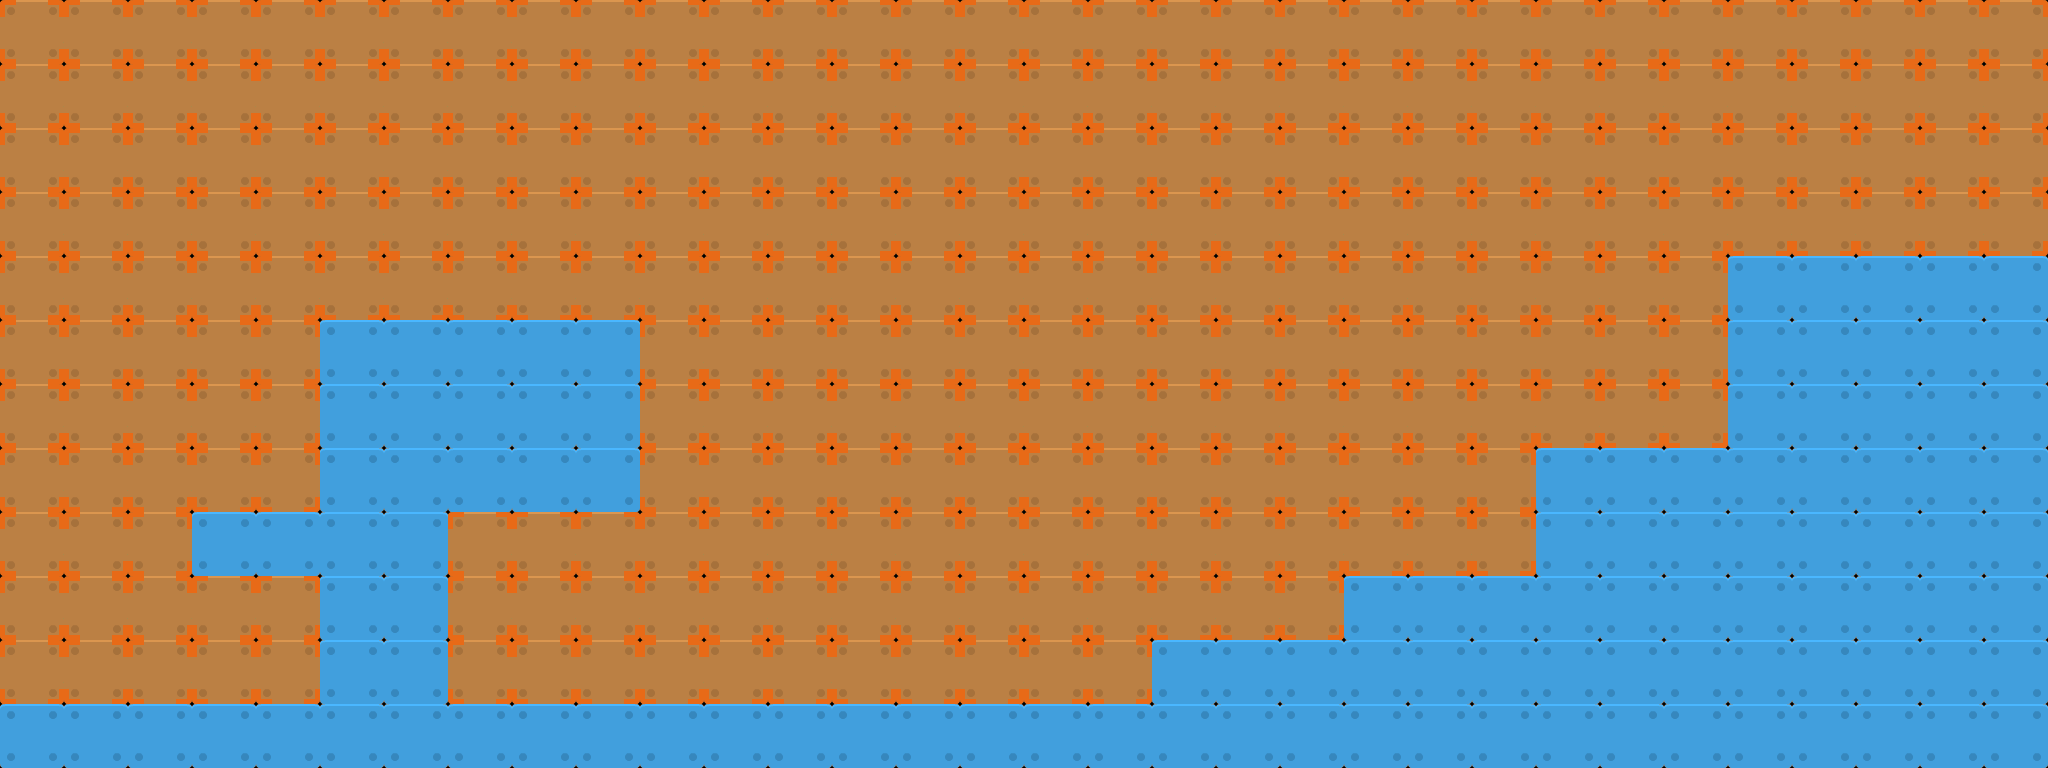

The image is a tile-based game level rendered from a .tmx file. Its description and complete source (layers, tilesets, objects, tile grids) follow:
An orthogonal 32x12 tile map with 64x64 px tiles, 3 tile layers (backgroundimg, background, collision), 2 tilesets and 12 objects (8x Spawn, 4x Squirrel).

<map version="1.0" tiledversion="1.1.6" orientation="orthogonal" renderorder="right-down" width="32" height="12" tilewidth="64" tileheight="64" infinite="0" nextobjectid="14">
 <tileset firstgid="1" name="tilesheet" tilewidth="64" tileheight="64" tilecount="98" columns="14">
  <image source="platformPack_tilesheet.png" width="896" height="448" />
 </tileset>
 <tileset firstgid="99" name="tilesheet" tilewidth="64" tileheight="64" tilecount="98" columns="14">
  <image source="platformPack_tilesheet.png" width="896" height="448" />
 </tileset>
 <layer name="backgroundimg" width="32" height="12">
  <data encoding="csv">
47,47,47,47,47,47,47,47,47,47,47,47,47,47,47,47,47,47,47,47,47,47,47,47,47,47,47,47,47,47,47,47,
47,47,47,47,47,47,47,47,47,47,47,47,47,47,47,47,47,47,47,47,47,47,47,47,47,47,47,47,47,47,47,47,
47,47,47,47,47,47,47,47,47,47,47,47,47,47,47,47,47,47,47,47,47,47,47,47,47,47,47,47,47,47,47,47,
47,47,47,47,47,47,47,47,47,47,47,47,47,47,47,47,47,47,47,47,47,47,47,47,47,47,47,47,47,47,47,47,
47,47,47,47,47,47,47,47,47,47,47,47,47,47,47,47,47,47,47,47,47,47,47,47,47,47,47,47,47,47,47,47,
47,47,47,47,47,47,47,47,47,47,47,47,47,47,47,47,47,47,47,47,47,47,47,47,47,47,47,47,47,47,47,47,
47,47,47,47,47,47,47,47,47,47,47,47,47,47,47,47,47,47,47,47,47,47,47,47,47,47,47,47,47,47,47,47,
47,47,47,47,47,47,47,47,47,47,47,47,47,47,47,47,47,47,47,47,47,47,47,47,47,47,47,47,47,47,47,47,
47,47,47,47,47,47,47,47,47,47,47,47,47,47,47,47,47,47,47,47,47,47,47,47,47,47,47,47,47,47,47,47,
47,47,47,47,47,47,47,47,47,47,47,47,47,47,47,47,47,47,47,47,47,47,47,47,47,47,47,47,47,47,47,47,
47,47,47,47,47,47,47,47,47,47,47,47,47,47,47,47,47,47,47,47,47,47,47,47,47,47,47,47,47,47,47,47,
47,47,47,47,47,47,47,47,47,47,47,47,47,47,47,47,47,47,47,47,47,47,47,47,47,47,47,47,47,47,47,47
</data>
 </layer>
 <layer name="background" width="32" height="12">
  <data encoding="csv">
24,24,24,24,24,24,24,24,24,24,24,24,24,24,24,24,24,24,24,24,24,24,24,24,24,24,24,24,24,24,24,24,
24,24,24,24,24,24,24,24,24,24,24,24,24,24,24,24,24,24,24,24,24,24,24,24,24,24,24,24,24,24,24,24,
24,24,24,24,24,24,24,24,24,24,24,24,24,24,24,24,24,24,24,24,24,24,24,24,24,24,24,24,24,24,24,24,
24,24,24,24,24,24,24,24,24,24,24,24,24,24,24,24,24,24,24,24,24,24,24,24,24,24,24,24,24,24,24,24,
24,24,24,24,24,24,24,24,24,24,24,24,24,24,24,24,24,24,24,24,24,24,24,24,24,24,24,24,24,24,24,24,
24,24,24,24,24,24,24,24,24,24,24,24,24,24,24,24,24,24,24,24,24,24,24,24,24,24,24,24,24,24,24,24,
24,24,24,24,24,24,24,24,24,24,24,24,24,24,24,24,24,24,24,24,24,24,24,24,24,24,24,24,24,24,24,24,
24,24,24,24,24,24,24,24,24,24,24,24,24,24,24,24,24,24,24,24,24,24,24,24,24,24,24,24,24,24,24,24,
24,24,24,24,24,24,24,24,24,24,24,24,24,24,24,24,24,24,24,24,24,24,24,24,24,24,24,24,24,24,24,24,
24,24,24,24,24,24,24,24,24,24,24,24,24,24,24,24,24,24,24,24,24,24,24,24,24,24,24,24,24,24,24,24,
24,24,24,24,24,24,24,24,24,24,24,24,24,24,24,24,24,24,24,24,24,24,24,24,24,24,24,24,24,24,24,24,
24,24,24,24,24,24,24,24,24,24,24,24,24,24,24,24,24,24,24,24,24,24,24,24,24,24,24,24,24,24,24,24
</data>
 </layer>
 <layer name="collision" width="32" height="12">
  <data encoding="csv">
0,0,0,0,0,0,0,0,0,0,0,0,0,0,0,0,0,0,0,0,0,0,0,0,0,0,0,0,0,0,0,0,
0,0,0,0,0,0,0,0,0,0,0,0,0,0,0,0,0,0,0,0,0,0,0,0,0,0,0,0,0,0,0,0,
0,0,0,0,0,0,0,0,0,0,0,0,0,0,0,0,0,0,0,0,0,0,0,0,0,0,0,0,0,0,0,0,
0,0,0,0,0,0,0,0,0,0,0,0,0,0,0,0,0,0,0,0,0,0,0,0,0,0,0,0,0,0,0,0,
0,0,0,0,0,0,0,0,0,0,0,0,0,0,0,0,0,0,0,0,0,0,0,0,0,0,0,7,7,7,7,7,
0,0,0,0,0,7,7,7,7,7,0,0,0,0,0,0,0,0,0,0,0,0,0,0,0,0,0,7,7,7,7,7,
0,0,0,0,0,7,7,7,7,7,0,0,0,0,0,0,0,0,0,0,0,0,0,0,0,0,0,7,7,7,7,7,
0,0,0,0,0,7,7,7,7,7,0,0,0,0,0,0,0,0,0,0,0,0,0,0,7,7,7,7,7,7,7,7,
0,0,0,7,7,7,7,0,0,0,0,0,0,0,0,0,0,0,0,0,0,0,0,0,7,7,7,7,7,7,7,7,
0,0,0,0,0,7,7,0,0,0,0,0,0,0,0,0,0,0,0,0,0,7,7,7,7,7,7,7,7,7,7,7,
0,0,0,0,0,7,7,0,0,0,0,0,0,0,0,0,0,0,7,7,7,7,7,7,7,7,7,7,7,7,7,7,
7,7,7,7,7,7,7,7,7,7,7,7,7,7,7,7,7,7,7,7,7,7,7,7,7,7,7,7,7,7,7,7
</data>
 </layer>
 <objectgroup name="object">
  <object id="1" name="coin" type="Spawn" x="448" y="256">
   <point />
  </object>
  <object id="3" name="playerSpawn" type="Spawn" x="64" y="576">
   <point />
  </object>
  <object id="4" name="Squirrel" x="1216" y="576">
   <point />
  </object>
  <object id="5" name="Squirrel" x="576" y="256">
   <point />
  </object>
  <object id="6" name="Squirrel" x="1600" y="384">
   <point />
  </object>
  <object id="7" name="Squirrel" x="832" y="640">
   <point />
  </object>
  <object id="8" name="coin" type="Spawn" x="576" y="640">
   <point />
  </object>
  <object id="9" name="coin" type="Spawn" x="256" y="448">
   <point />
  </object>
  <object id="10" name="coin" type="Spawn" x="1408" y="512">
   <point />
  </object>
  <object id="11" name="coin" type="Spawn" x="1024" y="640">
   <point />
  </object>
  <object id="12" name="coin" type="Spawn" x="1792" y="192">
   <point />
  </object>
  <object id="13" name="LevelEnd" type="Spawn" x="1920" y="128">
   <point />
  </object>
 </objectgroup>
</map>
